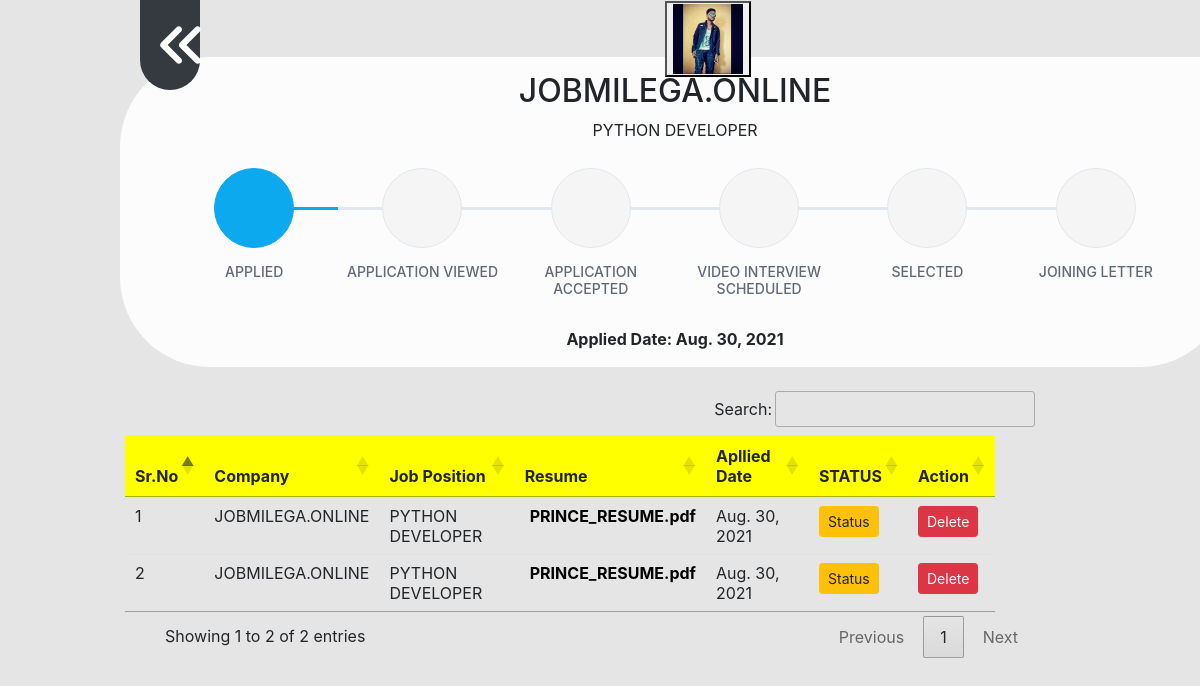
Before: /singlestatus/7 (signed in) with the older database file.
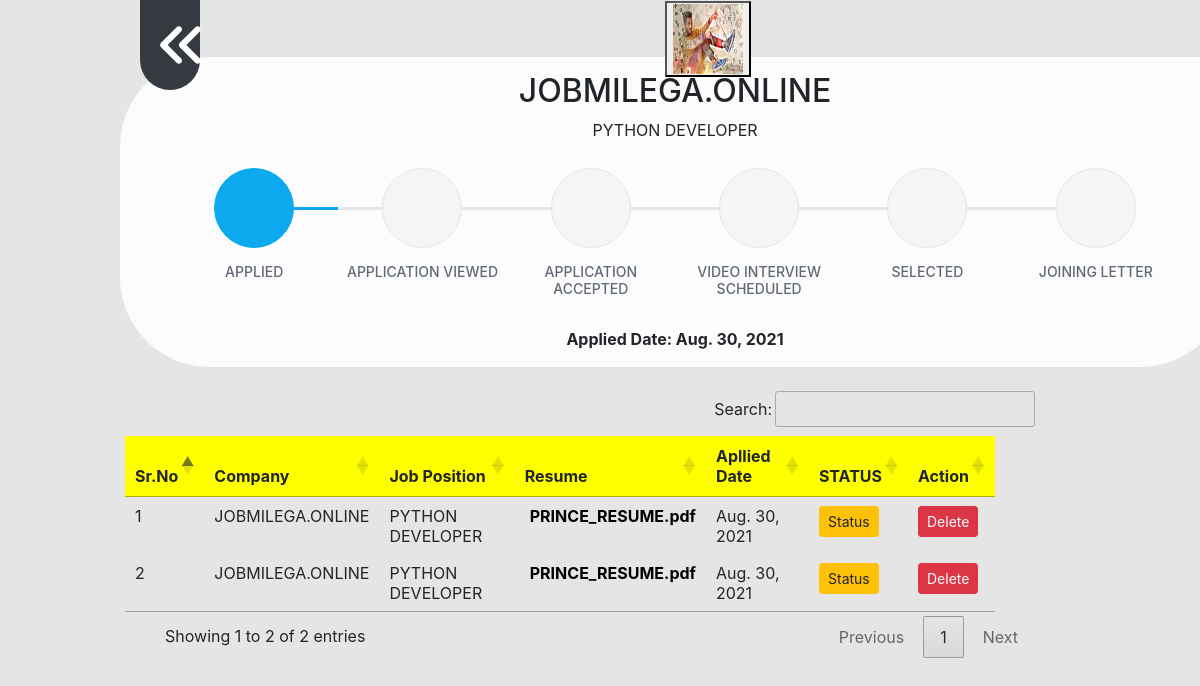
After: the same page with the newer database file.
### job/models.py (models this page shows, shortened)
class Apply(models.Model):
    job = models.ForeignKey(Job,on_delete=models.CASCADE,null=True)
    student= models.ForeignKey(StudentUser,on_delete=models.CASCADE,null=True)
    resume = models.FileField(null=True)
    applied_date = models.DateField(null=True)
    status = models.CharField(max_length=300,null=True,blank=True)
    interviewdateaandtime = models.DateTimeField(null=True,blank=True)
    joiningletter = models.FileField(null=True, blank=True)

class StudentUser(models.Model):
    user = models.ForeignKey(User,on_delete=models.CASCADE)
    mobile = models.CharField(max_length=10,null=True)
    image = models.FileField(null=True)
    gender = models.CharField(max_length=10,null=True)
    type = models.CharField(max_length=10,null=True)
    resume = models.FileField(null=True)
    def __str__(self):
        return self.user.username

class Job(models.Model):
    recruiter = models.ForeignKey(Recruiter,on_delete=models.CASCADE,null=True,blank=True)
    start_date = models.DateField()
    end_date = models.DateField()
    salary = models.CharField(max_length=10,null=True)
    permonth = models.CharField(max_length=10)
    title = models.CharField(max_length=100)
    description = models.CharField(max_length=500)
    experience = models.CharField(max_length=10)
    location = models.CharField(max_length=15)
    skill = models.CharField(max_length=300,null=True)
    creationdate = models.DateField()
    company = models.CharField(max_length=50)
    paid = models.CharField(max_length=10,null=True,blank=True)
    def __str__(self):
        return self.title

### job/views.py (the view)
# urls.py: path('singlestatus/<int:pid>', views.singlestatus, name='singlestatus'),
def singlestatus(request,pid):
    user = request.user
    student = StudentUser.objects.get(user=user)
    data = Apply.objects.filter(student=student)
    data1 = Apply.objects.filter(id=pid)
    for n in data1:
        statue=n.status
    if statue:
        error = ""
        if statue == "Application Viewed":
            error = "Application Viewed"
        if statue == "Application Rejected":
            error = "Application Rejected"
        if statue == "Application Accepted":
            error = "Application Accepted"
        if statue == "Video Interview Scheduled":
            error = "Video Interview Scheduled"
        if statue == "Selected":
            error = "Selected"
        if statue == "Rejected":
            error = "Rejected"
        if statue == "Joining Letter":
            error = "Joining Letter"
    else:
        error = "none"
    d = {'data': data,'data1': data1,'error': error,}
    return render(request,'userstatusbar.html',d)

### job/templates/userstatusbar.html (shortened to what the changed rows need)
<head>
    {% load static %}
  <link rel="stylesheet" href="https://maxcdn.bootstrapcdn.com/bootstrap/4.5.2/css/bootstrap.min.css">
<link rel="stylesheet" href="https://cdnjs.cloudflare.com/ajax/libs/font-awesome/4.7.0/css/font-awesome.min.css">
</head>
<body>
</body>
<!DOCTYPE html>
<html lang="en">
<head>
<body>
{% for i in data1 %}
<div class="row"  style="margin-top:-113px">
    <button type="button" data-toggle="collapse" data-target="#hidden" style="margin-left:680px;"><img src="{{i.student.image.url}}" style="text-align:center;margin-left:0px;width:70px;height:70px;padding:0px 0px"></button>
</div>
<div class="container" style="width:1110px;background-color:rgb(255,255,255,0.9);margin-left: 120px;margin-top:-20px;box-shadow: 0px 0px; height:310px;padding: 15px;border-radius:90px 0px 90px 90px">
      <h2 style="text-align:center">{{i.job.company}}</h2>
      <p style="text-align:center">{{i.job.title}}</p>
    <link rel="stylesheet" href="https://cdn.jsdelivr.net/npm/pixeden-stroke-7-icon@1.2.3/pe-icon-7-stroke/dist/pe-icon-7-stroke.min.css">
<div class="container padding-bottom-3x mb-1"style="margin-top:-160px">
          <div class="card-body">
            <div class="steps d-flex flex-wrap flex-sm-nowrap justify-content-between padding-top-2x padding-bottom-1x">
              <div class="step completed">
                <div class="step-icon-wrap">
                  <div class="step-icon"></div>
                </div>
                <h4 class="step-title">APPLIED</h4>
              </div>
          {% ifequal error 'none' %}
              <div class="step ">
                <div class="step-icon-wrap">
                  <div class="step-icon"></div>
                </div>
                <h4 class="step-title">APPLICATION VIEWED</h4>
              </div>
                 <div class="step ">
                <div class="step-icon-wrap">
                  <div class="step-icon"></div>
                </div>
                <h4 class="step-title">APPLICATION ACCEPTED</h4>
              </div>
                <div class="step ">
                <div class="step-icon-wrap">
                  <div class="step-icon" ></div>
                </div>
                <h4 class="step-title" >VIDEO INTERVIEW SCHEDULED</h4>
              </div>
                <div class="step ">
                <div class="step-icon-wrap">
                  <div class="step-icon"></div>
                </div>
                <h4 class="step-title">SELECTED</h4>
              </div>
                 <div class="step ">
                <div class="step-icon-wrap">
                  <div class="step-icon"></div>
                </div>
                <h4 class="step-title">JOINING LETTER</h4>
              </div>
              {% endifequal %}
            </div>
          </div>
        </div>
    <b><p style="text-align: center;margin-top:-30px">Applied Date: <span>{{i.applied_date}}</span></p></b>
</div>
{% endfor %}
<br>
        <div class="container" style="width:900px;">
          <table class="table table-hover" id="example"style="margin-left:-40px;">
              <thead>
                  <tr style="background-color: yellow">
                      <th>Sr.No</th>
                      <th>Company</th>
                      <th>Job Position</th>
                      <th>Resume</th>
                      <th>Apllied Date</th>
                      <th>STATUS</th>
                      <th>Action</th>
                  </tr>
              </thead>
              <tbody>
                   {% for d in data %}
                  <tr>
                        <td>  {{ forloop.counter}}</td>
                        <td>  {{ d.job.company }} </td>
                        <td> {{d.job }}</td>
                        <td><b><a href="{{ d.resume.url }}" download style="margin-left:5px;color:black">{{ d.resume}}</a></b></td>
                        <td> {{ d.applied_date}}</td>
                        <td><a href="{% url 'singlestatus' d.id %}" type="submit" class="btn btn-warning btn-sm" >Status</a></td>
                        <td><a href="{% url 'delete_apply' d.id %}" class="btn btn-danger btn-sm" onclick="return confirm('Are you sure?')">Delete</a></td>
                  </tr>
                  {% endfor%}
              </tbody>
          </table>
 </div>
</body>
<head>
<link rel="stylesheet" href="https://cdn.datatables.net/1.10.24/css/jquery.dataTables.min.css">
<link rel="stylesheet" href="https://cdn.datatables.net/buttons/1.7.0/css/buttons.dataTables.min.css">
</head>
<body>
</body>

Changed rows visible on the page:
changed through a linked row, Apply (number 1 of 2 on the later page): student.image: a different picture
